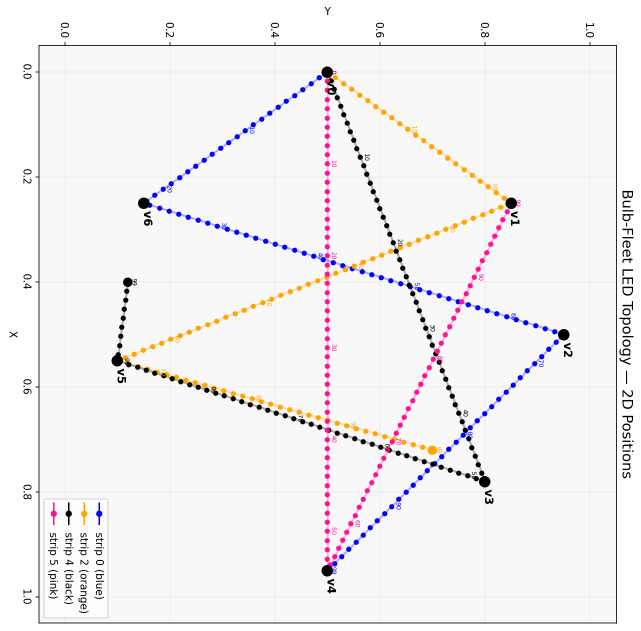
#> input picture festicorn/topo-tester/topology_map.png, 1282 x 1261 px, given in place of 20260526_182005.jpg, which was not available (shown at 1/2 size)
$ python parse_diagram.py
#> lines starting #> are read from the running program, lines starting #| are printed output that depends on the picture; after the words box and inside, x2 and y2 are one past the last pixel; in counts of white or black regions, pixels touching at a corner belong together; pictures that were not available may be replaced by others from this repository, and a replacement may not be noted
"""
Extract LED-strip paths from a hand-drawn topology diagram.

Approach (revised): the ink on this photo is faint and the paper has light-blue
ruled lines + pink margin lines that compete with the actual ink strokes. Instead
of color-thresholding the raw photo, we:

  1. Rotate + resize.
  2. Background-subtract via a large-blur estimate of the paper, giving us a
     "darkness" map that is high wherever ink (any color) sits.
  3. Threshold darkness => binary "any-ink" mask.
  4. For each ink pixel, look up its hue/chroma in HSV and classify into one of
     {blue, orange, pink, black, ruled-line, other}. Ruled lines get rejected
     because they are very light (low darkness) AND specifically blue-cyan.
  5. Per-color: morphology cleanup, skeletonize, walk skeleton end-to-end,
     downsample to waypoints.
"""

import sys
from collections import deque
from pathlib import Path

import cv2
import numpy as np
from skimage.morphology import skeletonize

PHOTO = Path("/Users/sethdrew/Downloads/20260526_182005.jpg")
OUT_DIR = Path("/Users/sethdrew/Documents/projects/led/festicorn/topo-tester")
OUT = OUT_DIR / "diagram_parsed.png"
MAX_DIM = 1400


def load_and_orient(path: Path) -> np.ndarray:
    img = cv2.imread(str(path))
#> img is the input picture: shape (1261, 1282, 3); mean B, G, R 242.4, 241.1, 243.1
    if img is None:
        sys.exit(f"failed to load {path}")
    img = cv2.rotate(img, cv2.ROTATE_90_COUNTERCLOCKWISE)
#> img: shape (1282, 1261, 3)
    h, w = img.shape[:2]
#> h = 1282; w = 1261
    scale = MAX_DIM / max(h, w)
#> scale = 1.09
#> in color_masks, `hsv = cv2.cvtColor(bgr, cv2.COLOR_BGR2HSV)`: hsv: shape (1282, 1261, 3); mean H, S, V 2.8, 4.6, 244.6
    if scale < 1.0:
        img = cv2.resize(img, (int(w * scale), int(h * scale)), interpolation=cv2.INTER_AREA)
    return img


def darkness_map(bgr: np.ndarray) -> np.ndarray:
    """Return uint8 image where ink-y pixels are bright."""
    gray = cv2.cvtColor(bgr, cv2.COLOR_BGR2GRAY)
    # Estimate local paper brightness with a big blur, then divide.
    blur = cv2.GaussianBlur(gray, (0, 0), sigmaX=35)
    blur = np.clip(blur, 1, 255).astype(np.float32)
    # ratio < 1 where pixel is darker than local paper.
    ratio = gray.astype(np.float32) / blur
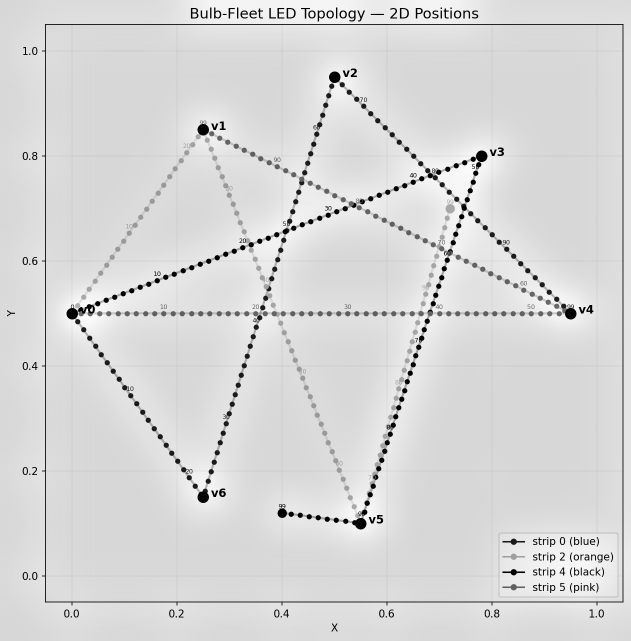
#> ratio: shape (1282, 1261) float32 (shown at 1/2 size); min 0, max 1.18, mean 0.999; drawn with min black and max white
    darkness = np.clip((1.0 - ratio) * 400.0, 0, 255).astype(np.uint8)
    return darkness


def classify_pixel(h, s, v, dark):
    """Return color name for an ink pixel, or None to reject."""
    # Pale-blue ruled lines: low darkness AND H roughly cyan AND moderate saturation.
    if dark < 35:
        return None
    # Black: low chroma OR very low value.
    if s < 55 and v < 130:
        return "black"
    # Orange ink: H roughly 5..22 (red-orange-yellow), needs visible saturation.
    if 3 <= h <= 22 and s > 55:
        return "orange"
    # Pink / red ink (margin-line ink is similar hue, filtered out below).
    if (h <= 8 or h >= 158) and s > 70:
        return "pink"
    # Blue ink: H roughly 95..130. Distinguish from ruled lines by requiring
    # higher darkness (already filtered above) AND H not in the pale-cyan band.
    if 90 <= h <= 135 and s > 45:
        return "blue"
    return None


def page_mask(bgr: np.ndarray) -> np.ndarray:
    """Find the bright paper region (high V, low-ish S) and return its convex hull."""
    hsv = cv2.cvtColor(bgr, cv2.COLOR_BGR2HSV)
    v = hsv[..., 2]
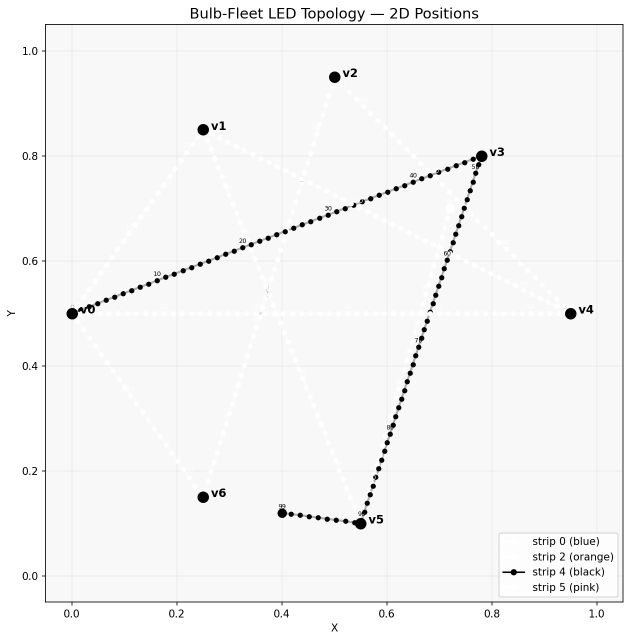
#> v: shape (1282, 1261) (shown at 1/2 size); min 0, max 255, mean 244.6
    bright = (v > 150).astype(np.uint8) * 255
#> bright: shape (1282, 1261); 98% white; 255 black regions (21 under 20 px), largest, box (x1, y1, x2, y2) and area: (84, 48, 1247, 1211) 9384, (133, 608, 190, 639) 767, (941, 301, 975, 338) 623
    k = cv2.getStructuringElement(cv2.MORPH_ELLIPSE, (15, 15))
    bright = cv2.morphologyEx(bright, cv2.MORPH_CLOSE, k, iterations=3)
#> bright: shape (1282, 1261); every value is 255
    num, labels, stats, _ = cv2.connectedComponentsWithStats(bright, connectivity=8)
#> labels: shape (1282, 1261) int32; every value is 1
#> num = 2; stats = [[-1, 2147483647, 0, 0, 0], [0, 0, 1261, 1282, 1616602]]
    if num <= 1:
        return np.ones_like(bright) * 255
    biggest = 1 + np.argmax([stats[i, cv2.CC_STAT_AREA] for i in range(1, num)])
#> biggest = 1
    page = (labels == biggest).astype(np.uint8) * 255
    # Convex hull to cover small dark indents (vertex labels written outside).
    ys, xs = np.where(page > 0)
    if len(xs) == 0:
        return page
    hull = cv2.convexHull(np.column_stack([xs, ys]))
#> hull = [[1260, 1281], [0, 1281], [0, 0], [1260, 0]]
    page = np.zeros_like(page)
    cv2.fillConvexPoly(page, hull, 255)
    # Erode a bit so we don't include the page edge shadow.
    page = cv2.erode(page, cv2.getStructuringElement(cv2.MORPH_ELLIPSE, (15, 15)), iterations=2)
    cv2.imwrite(str(OUT_DIR / "debug_page.png"), page)
    return page


def color_masks(bgr: np.ndarray) -> dict:
    hsv = cv2.cvtColor(bgr, cv2.COLOR_BGR2HSV)
    dark = darkness_map(bgr)
    page = page_mask(bgr) > 0
#> page: shape (1282, 1261) bool; every value is 1
    H, W = dark.shape
#> H = 1282; W = 1261

    # Vectorized classification.
    h_ch, s_ch, v_ch = hsv[..., 0], hsv[..., 1], hsv[..., 2]

    ink = (dark >= 35) & page  # candidate ink pixels, restricted to paper
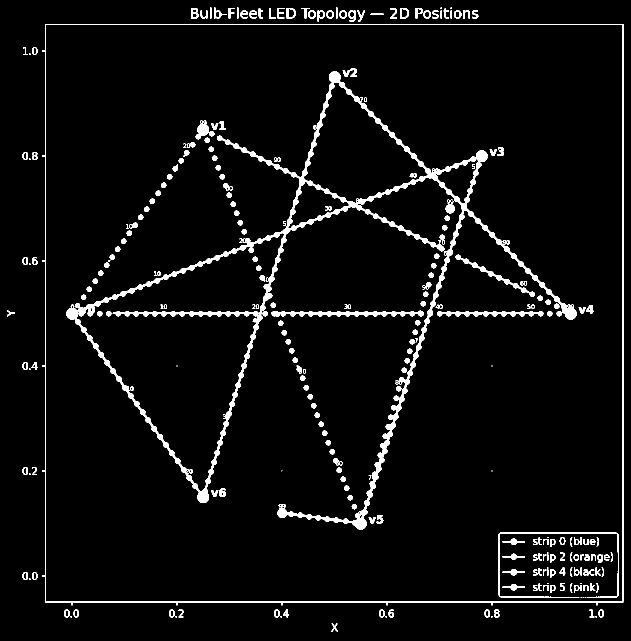
#> ink: shape (1282, 1261) bool (shown at 1/2 size); 4.5% white; 271 white regions (29 under 20 px), largest, box (x1, y1, x2, y2) and area: (133, 143, 1153, 1059) 35606, (84, 48, 1247, 1211) 9384, (542, 621, 848, 634) 2106

    # Build per-color boolean masks.
    black_m = ink & (s_ch < 55) & (v_ch < 130)
#> black_m: shape (1282, 1261) bool; 1.9% white; 263 white regions (31 under 20 px), largest, box (x1, y1, x2, y2) and area: (84, 48, 1247, 1211) 9384, (941, 301, 975, 338) 619, (704, 1036, 733, 1059) 471
    orange_m = ink & (h_ch >= 3) & (h_ch <= 22) & (s_ch > 55) & (v_ch > 60)
#> orange_m: shape (1282, 1261) bool; 0.58% white; 115 white regions (9 under 20 px), largest, box (x1, y1, x2, y2) and area: (891, 399, 910, 427) 319, (1005, 1107, 1050, 1120) 217, (259, 445, 276, 457) 121
    pink_m = ink & ((h_ch <= 8) | (h_ch >= 158)) & (s_ch > 70) & (v_ch > 60)
#> pink_m: shape (1282, 1261) bool; 0.69% white; 55 white regions (11 under 20 px), largest, box (x1, y1, x2, y2) and area: (434, 271, 708, 413) 1876, (225, 622, 517, 633) 1802, (559, 622, 835, 633) 1697
    blue_m = ink & (h_ch >= 90) & (h_ch <= 135) & (s_ch > 45)
#> blue_m: shape (1282, 1261) bool; 0.84% white; 15 white regions (1 under 20 px), largest, box (x1, y1, x2, y2) and area: (149, 629, 525, 988) 5524, (676, 161, 933, 416) 2422, (932, 416, 1137, 619) 1988

    # Reject black hits that overlap with blue/orange/pink (color wins over black).
    colored = orange_m | pink_m | blue_m
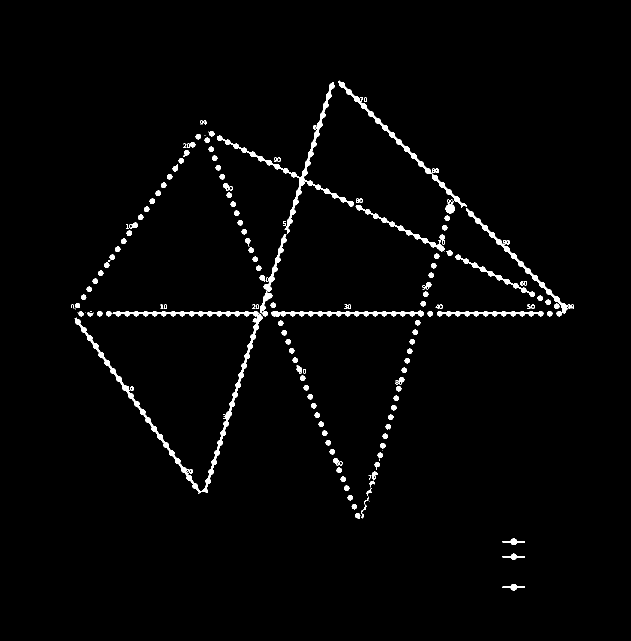
#> colored: shape (1282, 1261) bool (shown at 1/2 size); 2.1% white; 166 white regions (17 under 20 px), largest, box (x1, y1, x2, y2) and area: (149, 622, 525, 988) 7326, (434, 164, 708, 467) 3966, (676, 161, 933, 416) 2422
    black_m = black_m & ~colored
    # Pink shouldn't claim orange territory and vice-versa.
    orange_m = orange_m & ~pink_m

    # Ruled-line rejection for blue: blue ink strokes are darker than ruled lines.
    blue_m = blue_m & (dark > 60)
#> blue_m: shape (1282, 1261) bool; 0.8% white; 16 white regions (1 under 20 px), largest, box (x1, y1, x2, y2) and area: (149, 629, 525, 988) 5316, (676, 161, 933, 416) 2277, (932, 416, 1137, 619) 1885

    # Save darkness for debug.
    cv2.imwrite(str(OUT_DIR / "debug_darkness.png"), dark)

    out = {
        "blue":   (blue_m.astype(np.uint8) * 255),
        "orange": (orange_m.astype(np.uint8) * 255),
        "pink":   (pink_m.astype(np.uint8) * 255),
        "black":  (black_m.astype(np.uint8) * 255),
    }
    return out


def clean_mask(mask: np.ndarray) -> np.ndarray:
    k3 = cv2.getStructuringElement(cv2.MORPH_ELLIPSE, (3, 3))
    k5 = cv2.getStructuringElement(cv2.MORPH_ELLIPSE, (5, 5))
    k15 = cv2.getStructuringElement(cv2.MORPH_ELLIPSE, (15, 15))
    # First aggressive close to bridge dashed strokes.
    m = cv2.morphologyEx(mask, cv2.MORPH_CLOSE, k15, iterations=2)
    m = cv2.morphologyEx(m, cv2.MORPH_OPEN, k3, iterations=1)
    # Keep the dominant connected components: any component >= 8% of largest or >= 400 px.
    num, labels, stats, _ = cv2.connectedComponentsWithStats(m, connectivity=8)
    if num <= 1:
        return m
    areas = [(i, stats[i, cv2.CC_STAT_AREA]) for i in range(1, num)]
    areas.sort(key=lambda t: t[1], reverse=True)
    biggest = areas[0][1]
    keep = np.zeros_like(m)
    for i, a in areas:
        if a >= max(400, biggest * 0.08):
            keep[labels == i] = 255
    # Final close to bridge small gaps in dashed strokes.
    keep = cv2.morphologyEx(keep, cv2.MORPH_CLOSE, k5, iterations=3)
    return keep


def skeleton_path(mask: np.ndarray) -> list[tuple[int, int]]:
    if mask.sum() == 0:
        return []
    skel = skeletonize(mask > 0).astype(np.uint8)
    ys, xs = np.where(skel > 0)
    if len(xs) == 0:
        return []
    pts = set(zip(xs.tolist(), ys.tolist()))

    def neighbors(p):
        x, y = p
        return [(x + dx, y + dy) for dx in (-1, 0, 1) for dy in (-1, 0, 1)
                if (dx or dy) and (x + dx, y + dy) in pts]

    def bfs_farthest(src):
        seen = {src: None}
        dq = deque([src])
        last = src
        while dq:
            p = dq.popleft()
            last = p
            for n in neighbors(p):
                if n not in seen:
                    seen[n] = p
                    dq.append(n)
        return last, seen

    endpoints = [p for p in pts if len(neighbors(p)) == 1]
    start = endpoints[0] if endpoints else next(iter(pts))
    far1, _ = bfs_farthest(start)
    far2, parents = bfs_farthest(far1)
    path = []
    cur = far2
    while cur is not None:
        path.append(cur)
        cur = parents[cur]
    path.reverse()
    return path


def downsample(path, n=30):
    if len(path) <= n:
        return path
    idx = np.linspace(0, len(path) - 1, n).astype(int)
    return [path[i] for i in idx]


DRAW_COLOR = {
    "blue":   (255, 80, 0),
    "orange": (0, 140, 255),
    "pink":   (180, 30, 220),
    "black":  (30, 30, 30),
}


def main():
    img = load_and_orient(PHOTO)
    raw_masks = color_masks(img)
#> raw_masks = 4 items

    overlay = img.copy()
    results = {}
    for name, raw in raw_masks.items():
        cleaned = clean_mask(raw)
        cv2.imwrite(str(OUT_DIR / f"mask_{name}.png"), cleaned)
        path = skeleton_path(cleaned)
        wps = downsample(path, 30)
        results[name] = wps

        c = DRAW_COLOR[name]
        for x, y in path:
            cv2.circle(overlay, (x, y), 1, c, -1)
        for i, (x, y) in enumerate(wps):
            cv2.circle(overlay, (x, y), 6, c, 2)
            if i in (0, len(wps) - 1):
                cv2.circle(overlay, (x, y), 11, (0, 255, 0), 2)
#> this loop made 4 passes
#> name on passes 2 to 4: 'orange', 'pink', 'black'
#> (name, k3 in clean_mask, num in clean_mask, biggest in clean_mask) on pass 1: ('blue', [[0, 1, 0], [1, 1, 1], [0, 1, 0]], 3, 16545)
#> pass 1, in clean_mask, `m = cv2.morphologyEx(mask, cv2.MORPH_CLOSE, k15, iterations=2)`:
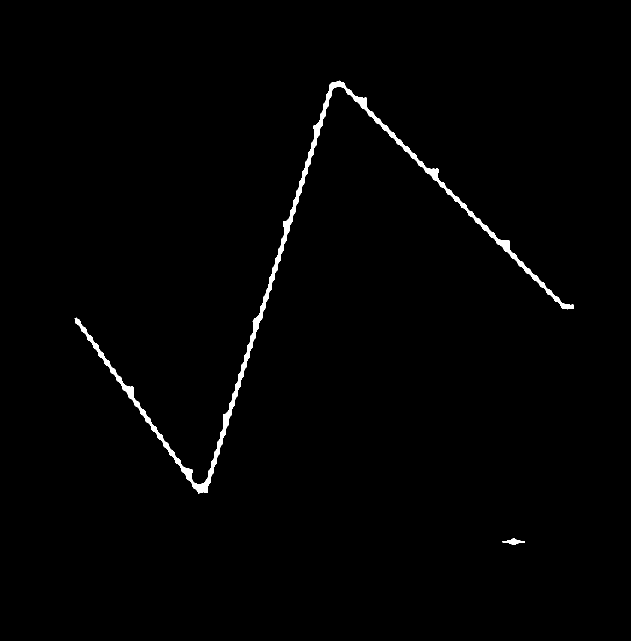
#> m: shape (1282, 1261) (shown at 1/2 size); 1% white; 2 white regions, box (x1, y1, x2, y2) and area: (149, 161, 1148, 988) 16553, (1005, 1077, 1050, 1090) 277
#> after the loop: cleaned: shape (1282, 1261); 4.6% white; 3 white regions, box (x1, y1, x2, y2) and area: (1053, 48, 1261, 1235) 37334, (133, 295, 1008, 1059) 19449, (367, 15, 971, 50) 17644
#> after the loop:
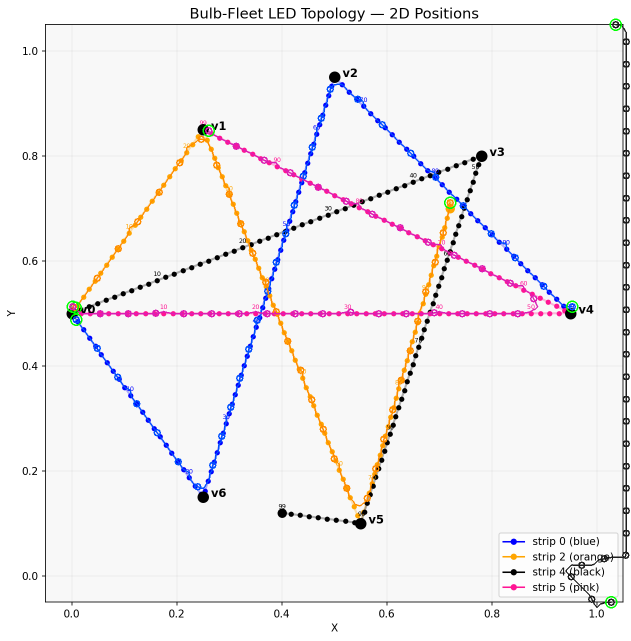
#> overlay: shape (1282, 1261, 3) (shown at 1/2 size); mean B, G, R 240.8, 239.3, 241.3

    blended = cv2.addWeighted(img, 0.45, overlay, 0.55, 0)
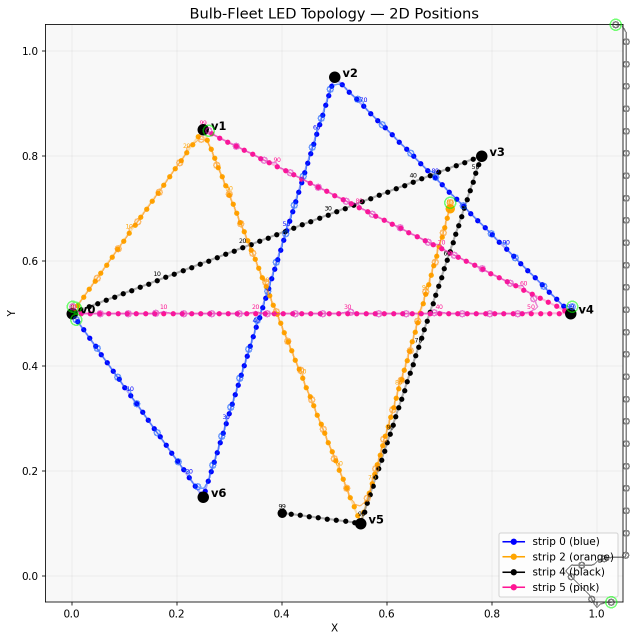
#> blended: shape (1282, 1261, 3) (shown at 1/2 size); mean B, G, R 241.5, 240.1, 242.1
    cv2.imwrite(str(OUT), blended)

    print(f"\nImage: {img.shape[1]}x{img.shape[0]} (after rotation+resize)\n")
#| Image: 1261x1282 (after rotation+resize)
    for name, pts in results.items():
        print(f"=== {name} ({len(pts)} waypoints) ===")
        if not pts:
            print("  (no path)\n")
            continue
        print(f"  start: {pts[0]}    end: {pts[-1]}")
        for i, (x, y) in enumerate(pts):
            print(f"  [{i:2d}] ({x:4d}, {y:4d})")
        print()
#> this loop made 4 passes
#> (printed output is left out)


if __name__ == "__main__":
    main()
